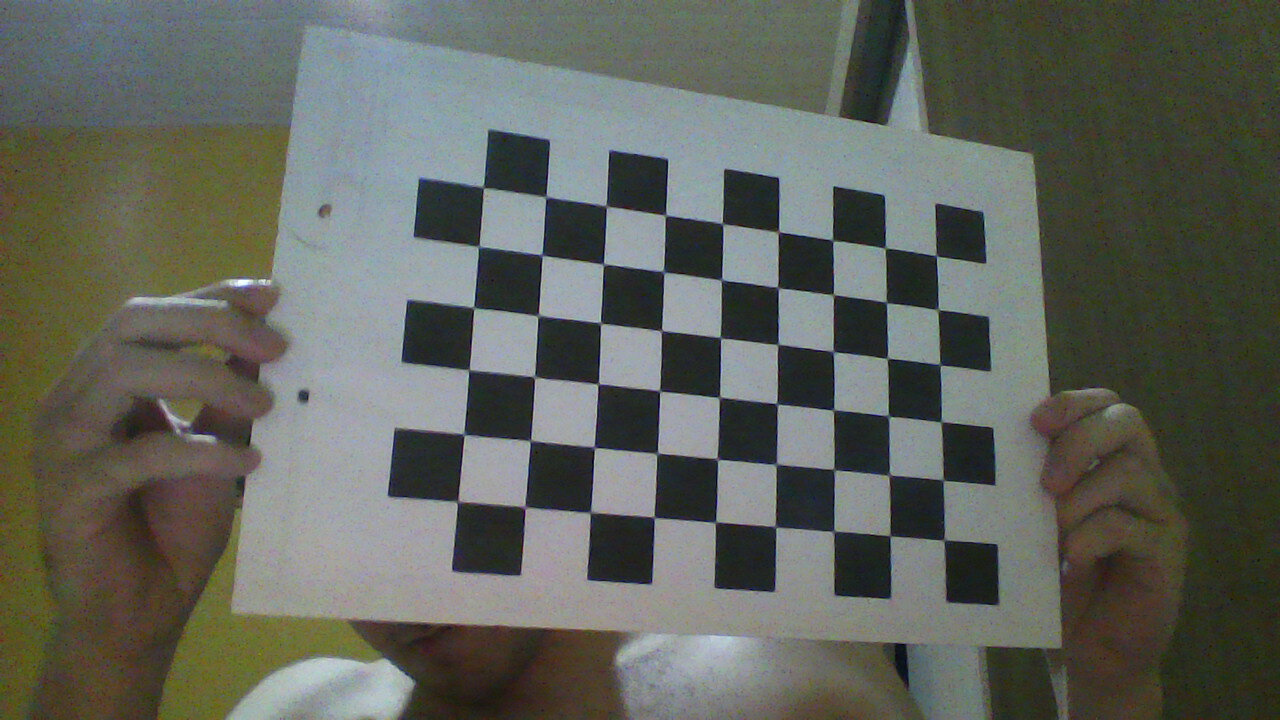
#> input picture ProjetoIBM/Images/Calibragem/img1.jpg, 1280 x 720 px; its folder holds only this picture in this run
$ python Main.py
#> lines starting #> are read from the running program, lines starting #| are printed output that depends on the picture; after the words box and inside, x2 and y2 are one past the last pixel; in counts of white or black regions, pixels touching at a corner belong together
import numpy as np
import cv2
import glob
import matplotlib as plt
from PoseEstimation import estimaPose

# termination criteria
criteria = (cv2.TERM_CRITERIA_EPS + cv2.TERM_CRITERIA_MAX_ITER, 30, 0.001)
# prepare object points, like (0,0,0), (1,0,0), (2,0,0) ....,(6,5,0)
objp = np.zeros((6*9,3), np.float32)
objp[:,:2] = np.mgrid[0:9,0:6].T.reshape(-1,2)
# Arrays to store object points and image points from all the images.
objpoints = [] # 3d point in real world space
imgpoints = [] # 2d points in image plane.
images = glob.glob('Images/Calibragem/*.jpg')
for fname in images:
    img = cv2.imread(fname)
#> img is the input picture: shape (720, 1280, 3); mean B, G, R 90.9, 99.1, 95.8
    gray = cv2.cvtColor(img, cv2.COLOR_BGR2GRAY)
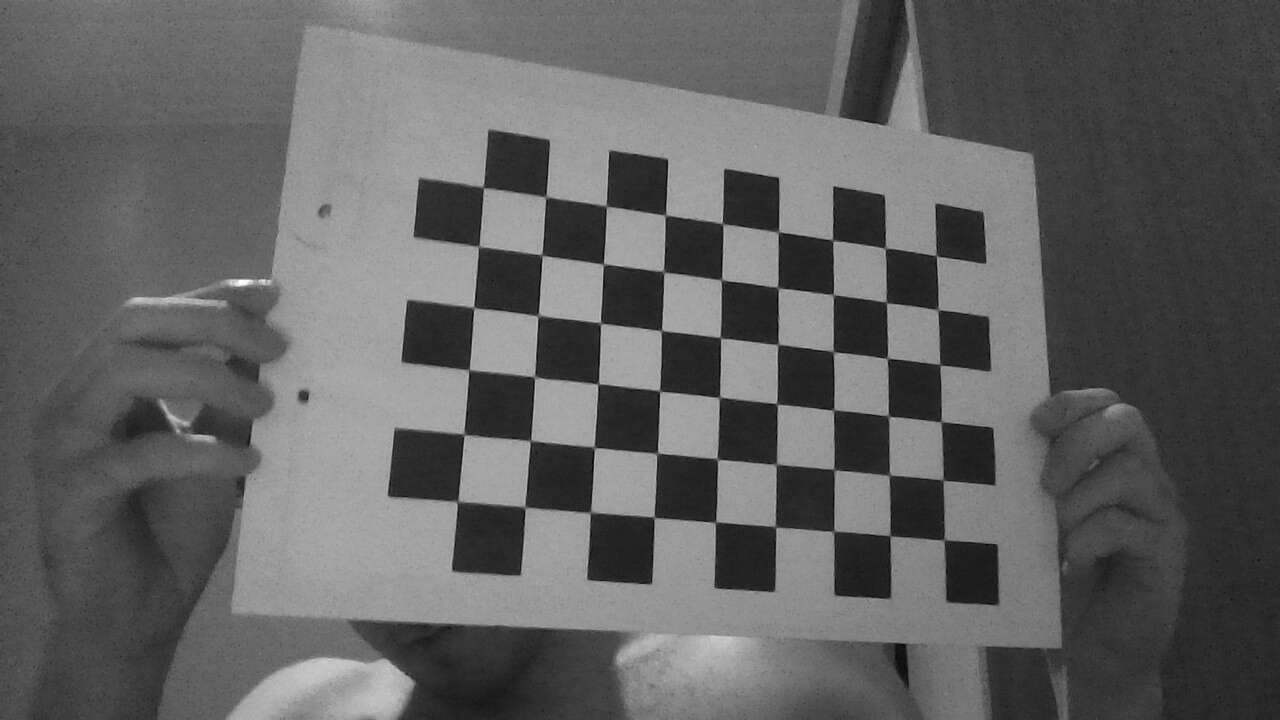
#> gray: shape (720, 1280); min 1, max 254, mean 97.2
    # Find the chess board corners
    ret, corners = cv2.findChessboardCorners(gray, (9,6), None)
#> ret = True; corners = 54 rows, first 8: [944, 540], [890.3, 536], [833.5, 531.5], [775.7, 528.2], [715.4, 522.2], [654.5, 517], [589.6, 512.9], [525, 507.5]
    # If found, add object points, image points (after refining them)
    if ret == True:
        objpoints.append(objp)
        corners2=cv2.cornerSubPix(gray,corners, (11,11), (-1,-1), criteria)
#> corners2 = 54 rows, first 8: [943.8, 540], [889.8, 535.7], [833.7, 531.3], [775.5, 526.7], [715.5, 522.2], [654.1, 517.2], [590.3, 512.3], [525, 507]
        imgpoints.append(corners)
        # Draw and display the corners
        cv2.drawChessboardCorners(img, (9,6), corners2, ret)
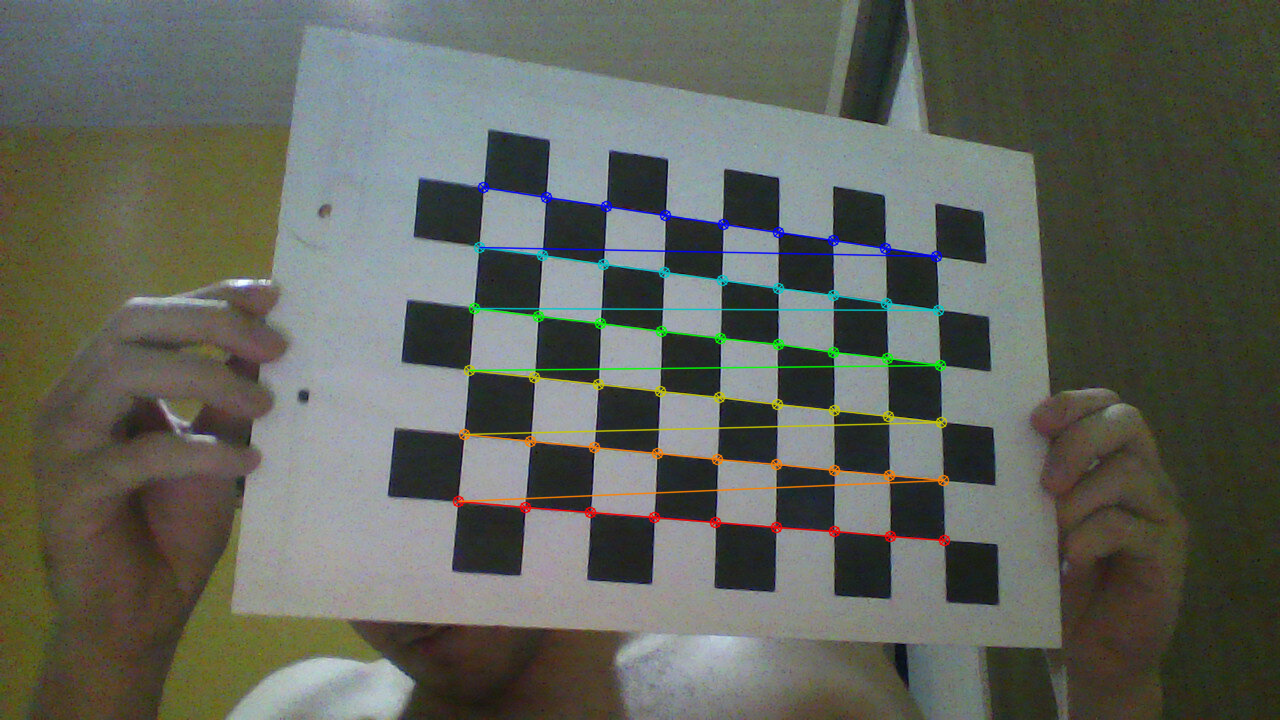
#> img: shape (720, 1280, 3); 2.15% of pixels changed, all inside (x1, y1, x2, y2) = (452, 181, 951, 547)

        cv2.imwrite('k.jpg', img)

        cv2.imshow('img', img)
        cv2.waitKey(2000)
        cv2.destroyAllWindows()

#remover distorção
ret, matrix, distortion, rotationVectors, translationVectors = cv2.calibrateCamera(objpoints, imgpoints, gray.shape[::-1],None, None)
#> ret = 0.346; matrix = [[1295.9, 0, 530.9], [0, 1235.6, 271.4], [0, 0, 1]]; distortion = [[0.0631, -0.474, -0.00177, -0.0203, 0.822]]; rotationVectors = ([0.399, -0.428, -2.99],); translationVectors = ([6.66, 4.5, 20.42],)
imgDistortion=cv2.imread('Images/Calibragrem/img1.jpg')
h,w= img.shape[:2]
#> h = 720; w = 1280
newcameramtx, regionOfInterest= cv2.getOptimalNewCameraMatrix(matrix,distortion,(w,h),1,(w,h))
#> newcameramtx = [[1280.2, 0, 511.4], [0, 1209.9, 270.6], [0, 0, 1]]; regionOfInterest = (1, 10, 1271, 694)
#undistort
mapx,mapy=cv2.initUndistortRectifyMap(matrix,distortion,None,newcameramtx,(w,h),5)
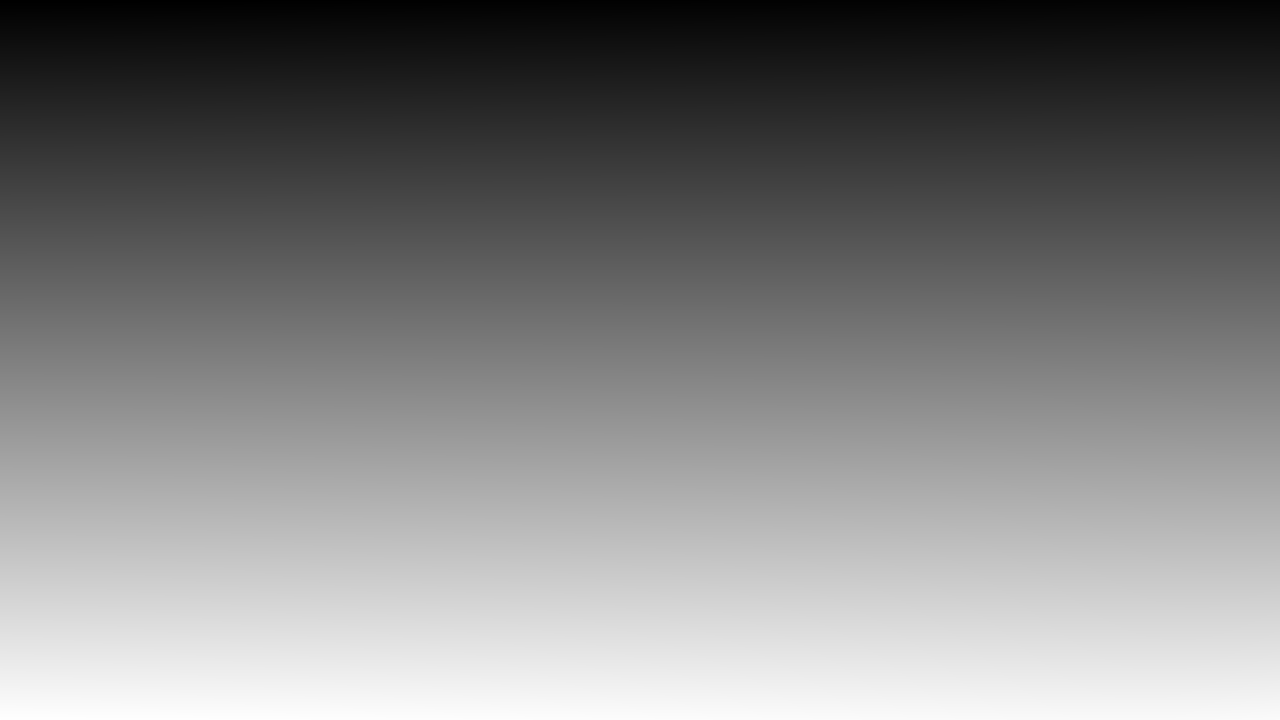
#> mapy: shape (720, 1280) float32; min -10.05, max 734.8, mean 361.5; drawn with min black and max white
dst=cv2.remap(img,mapx,mapy,cv2.INTER_LINEAR)
#cortar imagem
x,y,w,h=regionOfInterest
#> x = 1; y = 10; w = 1271; h = 694
dst=dst[y:y+h,x:x+w]
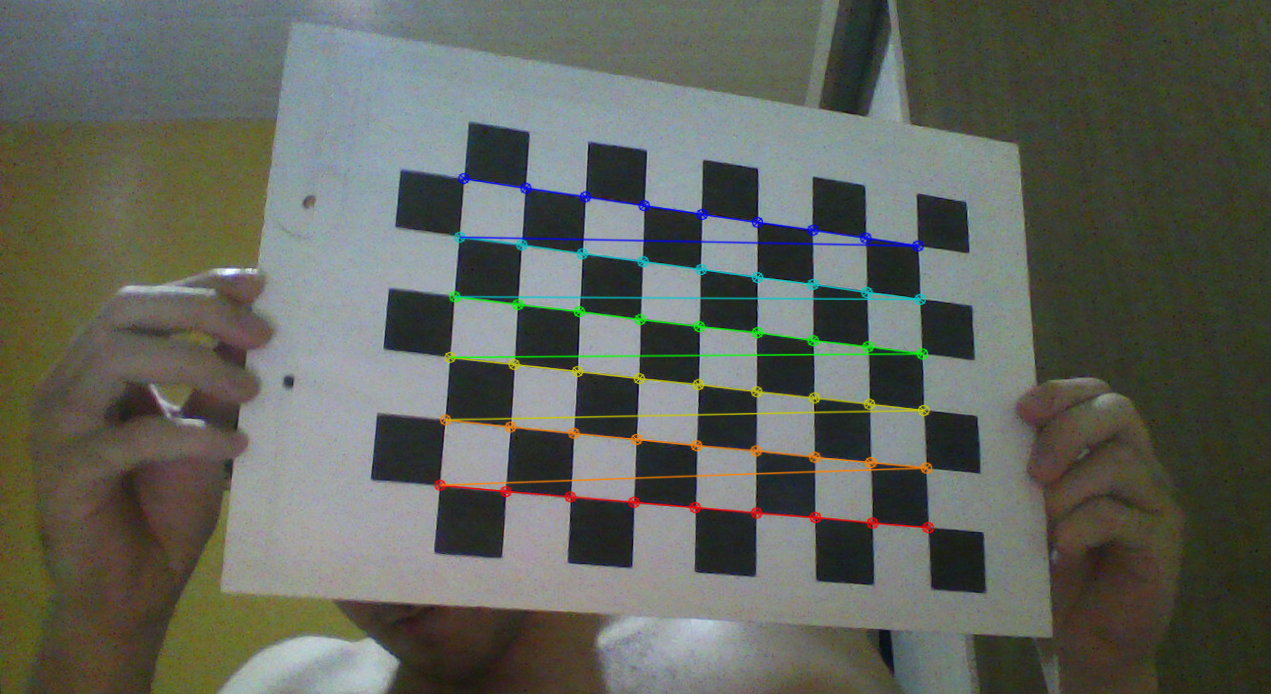
#> dst: shape (694, 1271, 3); mean B, G, R 90.9, 99.6, 96
cv2.imwrite('Images/Calibragem/calibrateResult.png',dst)
print("CALIBRAGEM EXECUTADA COM SUCESSO")

#guarda info da calibragem
np.savez('Images/Calibragem/caliInfo.npz',matrix,distortion)

#with np.load('Images/Calibragem/caliInfo.npz') as X:
#    matrix, distortion, _, _ = [X[i] for i in ('matrix', 'distortion', 'rotationVectors', 'translationVectors')]


#reprojetar o erro
mean_error=0
for i in range(len(objpoints)):
    imgpoints2, _ = cv2.projectPoints(objpoints[i], rotationVectors[i], translationVectors[i], matrix, distortion)
    error=cv2.norm(imgpoints[i],imgpoints2, cv2.NORM_L2)/len(imgpoints2)
    total_error =+ mean_error
#> this loop made 1 pass
#> (error, total_error) on pass 1: (0.0471, 0)

print ("total error:", mean_error/len(objpoints))
#| total error: 0.0
